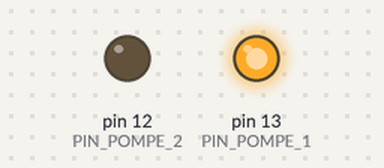
The sketch below on a simulated Arduino Uno, built with avr-gcc and run on an emulated ATmega328P. On the bench: output pins drawn as LEDs (lit = HIGH).

Above: at 0.1 s.
At 50.1 s:
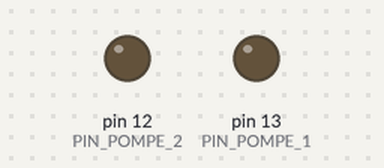
At 110.1 s:
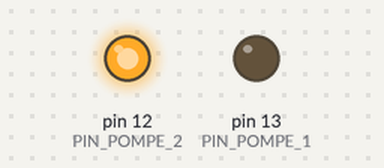
Timing chart, 0 to 111.6 s (numbered marks = the images above):
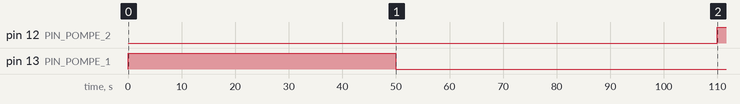

The sketch:

sketch_jun11be.ino
```cpp
// Broches de contrôle des pompes à eau
const int PIN_POMPE_1 = 13;
const int PIN_POMPE_2 = 12;

// Durée de fonctionnement des pompes en millisecondes
const unsigned long DUREE_POMPE = 50000;

void setup() {
  // Initialise les broches des pompes en sortie
  pinMode(PIN_POMPE_1, OUTPUT);
  pinMode(PIN_POMPE_2, OUTPUT);
}

void loop() {
  // Active la pompe 1 pendant la durée spécifiée
  digitalWrite(PIN_POMPE_1, HIGH);
  delay(DUREE_POMPE);

  // Désactive la pompe 1
  digitalWrite(PIN_POMPE_1, LOW);

  // Attend un certain temps avant d'activer à nouveau la pompe 1 (ici 1 minute)
  delay(60000);

  // Active la pompe 2 pendant la durée spécifiée
  digitalWrite(PIN_POMPE_2, HIGH);
  delay(DUREE_POMPE);

  // Désactive la pompe 2
  digitalWrite(PIN_POMPE_2, LOW);

  // Attend un certain temps avant d'activer à nouveau la pompe 2 (ici 1 minute)
  delay(60000);
}
```

Measured:
- by itself, pin 12 (PIN_POMPE_2): LOW → HIGH at 110 s
- by itself, pin 13 (PIN_POMPE_1): LOW → HIGH at 0.00 s, → LOW 50.0 s later
